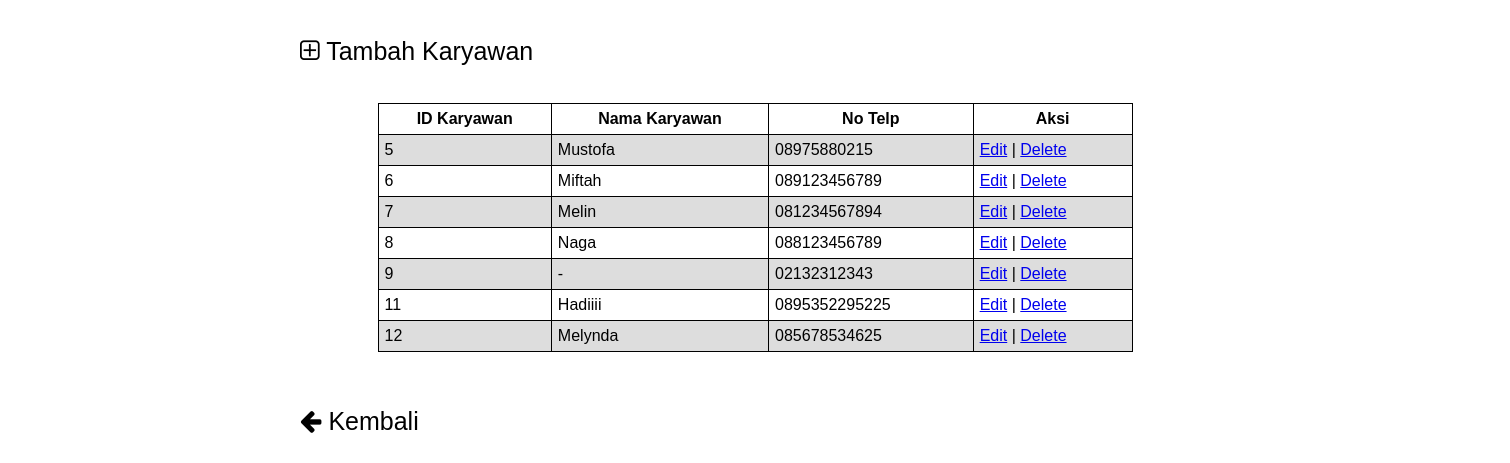
Page /karyawan.php on the committed database.
### tables this page shows
CREATE TABLE `karyawan` (
  `id_karyawan` int(4) NOT NULL,
  `nama_karyawan` varchar(100) NOT NULL,
  `no_telp` varchar(13) NOT NULL
);

### karyawan.php (the view, shortened to what this page needs)
<?php
include_once("config.php");
$result = mysqli_query($mysqli, "SELECT * FROM `karyawan` ORDER BY id_karyawan ASC");
?>
<html>
<head>
    <link rel="stylesheet" type="text/css" href="style.css">
    <link rel="stylesheet" href="https://cdnjs.cloudflare.com/ajax/libs/font-awesome/4.7.0/css/font-awesome.min.css">
</head>
<body>
    <div class="icon-bar">
        <a href="tambah_karyawan.php" style="text-decoration:none"><i class="fa fa-plus-square-o"></i> Tambah Karyawan </a><br/><br/>
    </div>
    <table width='80%' border=1>
    <tr>
        <th>ID Karyawan</th>
        <th>Nama Karyawan</th>
        <th>No Telp</th>
		<th>Aksi</th>
    </tr>
        <?php
            while($user_data = mysqli_fetch_array($result)) {
                echo "<tr>";
                echo "<td>".$user_data['id_karyawan']."</td>";
                echo "<td>".$user_data['nama_karyawan']."</td>";
                echo "<td>".$user_data['no_telp']."</td>";
                echo "<td><a href='edit_karyawan.php?id_karyawan=$user_data[id_karyawan]'>Edit</a> | <a href='delete_karyawan.php?id_karyawan=$user_data[id_karyawan]'>Delete</a></td>";
            }
        ?>
    </table>
        <br>
    <div class="icon-bar">
        <a href="admin.php" style="text-decoration:none"><i class="fa fa-arrow-left"></i> Kembali</a>
    </div>
</body>
</html>

### style.css (style rules this page uses)
* { box-sizing: border-box; font-family: Arial, Helvetica, sans-serif; }
body { margin:0; font-family: Arial, Helvetica, sans-serif; }
.icon-bar { width: 100%; overflow: auto; margin-left:300px; margin-top: 25px; }
.icon-bar a { float: left; width: 20%; text-align: left; padding: 12px 0; transition: all 0.3s ease; color: black; font-size: 25px; }
table { font-family: arial, sans-serif; border-collapse: collapse; width: 50%; margin: auto; margin-top: 25px; }
th { border: 1px solid black; text-align: center; padding: 6px; }
td { border: 1px solid black; text-align: left; padding: 6px; }
tr:nth-child(even) { background-color: #dddddd; }
body, html { height: 100%; margin: 0; }

### rows in the picture
karyawan: id_karyawan "5", nama_karyawan "Mustofa", no_telp "08975880215"
karyawan: id_karyawan "6", nama_karyawan "Miftah", no_telp "089123456789"
karyawan: id_karyawan "7", nama_karyawan "Melin", no_telp "081234567894"
karyawan: id_karyawan "8", nama_karyawan "Naga", no_telp "088123456789"
karyawan: id_karyawan "9", nama_karyawan "-", no_telp "02132312343"
karyawan: id_karyawan "11", nama_karyawan "Hadiiii", no_telp "0895352295225"
karyawan: id_karyawan "12", nama_karyawan "Melynda", no_telp "085678534625"
